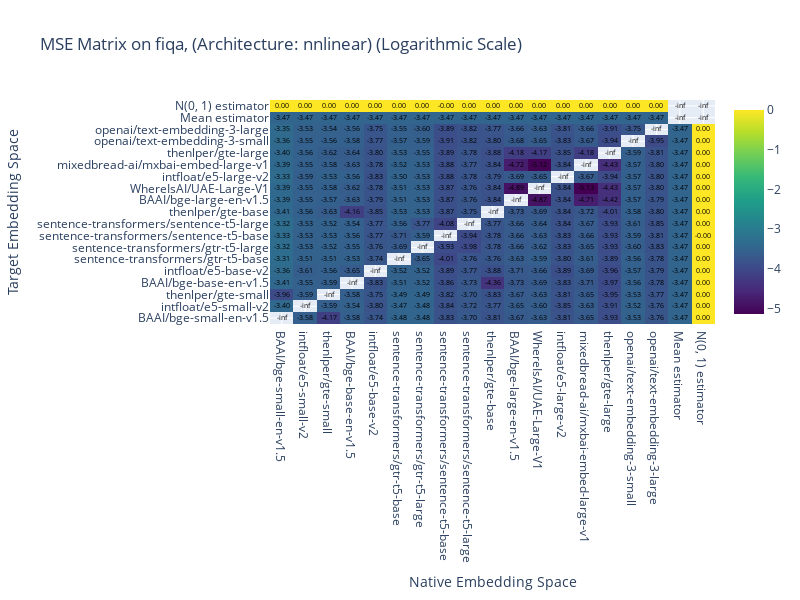

Notebook source saved alongside this figure:
### Code cell
import einops
dataset_name = "fiqa"
table = nnlinear_dataset2table_validation_mse[dataset_name]
assert isinstance(table, torch.Tensor)
assert table.shape == (len(MODEL_NAMES), len(MODEL_NAMES))

def get_table_with_controls(
        table: torch.Tensor, 
        dataset_name: str, 
        all_variances_train: Dict[Tuple[str, str], float], 
        all_variances_validation: Dict[Tuple[str, str], float], 
        all_mse_wrt_gaussian01_train: Dict[Tuple[str, str], float], 
        all_mse_wrt_gaussian01_validation: Dict[Tuple[str, str], float],
        desired_model_order_names: List[str],
        permutation: torch.Tensor,
        diagonal_value: float = 0.0,
    ) -> Tuple[torch.Tensor, List[str], torch.Tensor]:
    """
    Create controls:
    - Mean estimator
    - N(0, 1)

    NOTE: does not actually use permutation lmao (just for sanity check)
    """
    assert table.shape == (len(desired_model_order_names), len(desired_model_order_names)), f"table.shape: {table.shape}, desired_model_order_names: {desired_model_order_names}"
    assert len(desired_model_order_names) == len(permutation), f"len(desired_model_order_names): {len(desired_model_order_names)}, permutation: {permutation}"
    variances_train_pt = torch.Tensor([all_variances_train[(dataset_name, model_name)] for model_name in desired_model_order_names])
    variances_validation_pt = torch.Tensor([all_variances_validation[(dataset_name, model_name)] for model_name in desired_model_order_names])
    mse_wrt_gaussian01_train_pt = torch.Tensor([all_mse_wrt_gaussian01_train[(dataset_name, model_name)] for model_name in desired_model_order_names])
    mse_wrt_gaussian01_validation_pt = torch.Tensor([all_mse_wrt_gaussian01_validation[(dataset_name, model_name)] for model_name in desired_model_order_names])

    variances_pt = (variances_train_pt + variances_validation_pt) / 2
    mse_wrt_gaussian01_pt = (mse_wrt_gaussian01_train_pt + mse_wrt_gaussian01_validation_pt) / 2
    assert len(variances_pt) == len(desired_model_order_names), f"len(variances_pt): {len(variances_pt)}, desired_model_order_names: {desired_model_order_names}"
    assert len(mse_wrt_gaussian01_pt) == len(desired_model_order_names), f"len(mse_wrt_gaussian01_pt): {len(mse_wrt_gaussian01_pt)}, desired_model_order_names: {desired_model_order_names}"

    # add as a new row
    concat_tensor = torch.cat([variances_pt.unsqueeze(0), mse_wrt_gaussian01_pt.unsqueeze(0)], dim=0)
    assert concat_tensor.shape == (2, len(desired_model_order_names))
    table = torch.cat([table, concat_tensor], dim=0)
    assert table.shape == (len(desired_model_order_names) + 2, len(desired_model_order_names)), f"table.shape: {table.shape}, desired_model_order_names: {desired_model_order_names}"
    # add as a new column
    # 1. add a 2x2 to the concat tensor that has an expected diagonal everywhere and should be ignored
    _2x2 = torch.ones(2, 2) * diagonal_value
    concat_tensor = torch.cat([concat_tensor, _2x2], dim=1)
    concat_tensor = einops.rearrange(concat_tensor, "d1 d2 -> d2 d1")
    assert concat_tensor.shape == (len(desired_model_order_names) + 2, 2), f"concat_tensor.shape: {concat_tensor.shape}, desired_model_order_names: {desired_model_order_names}"
    table = torch.cat([table, concat_tensor], dim=1)
    assert table.shape == (len(desired_model_order_names) + 2, len(desired_model_order_names) + 2), f"table.shape: {table.shape}, desired_model_order_names: {desired_model_order_names}"
    new_names = desired_model_order_names + ["Mean estimator", "N(0, 1) estimator"]
    new_permutation = torch.tensor(sort_permutation.tolist() + [len(sort_permutation), len(sort_permutation) + 1])
    return table, new_names, new_permutation

table_w_controls, new_names, new_permutation = get_table_with_controls(
    table,
    dataset_name,
    all_variances_train,
    all_variances_validation,
    all_mse_wrt_gaussian01_train,
    all_mse_wrt_gaussian01_validation,
    DESIRED_MODEL_ORDER_NAMES,
    sort_permutation,
    diagonal_value=0.0,
)

# visualize_plt_heatmap("arguana", table, table, use_log_plot=False, show_plot=True, add_text_annotations=False)
# visualize_plt_heatmap("arguana", table_w_controls, table_w_controls, use_log_plot=False, show_plot=True, add_text_annotations=False)
assert new_names[-2] not in nnlinear_model2idx # two new ones
assert new_names[-1] not in nnlinear_model2idx # ...
assert len(new_names) == len(nnlinear_model2idx) + 2, f"len(new_names): {len(new_names)}, len(nnlinear_model2idx): {len(nnlinear_model2idx)}" # ...
nnlinear_idx2model_w_controls = nnlinear_idx2model.copy()
nnlinear_idx2model_w_controls[len(nnlinear_idx2model_w_controls)] = new_names[-2]
nnlinear_idx2model_w_controls[len(nnlinear_idx2model_w_controls)] = new_names[-1]
assert len(nnlinear_idx2model_w_controls) == len(new_names), f"len(nnlinear_idx2model_w_controls): {len(nnlinear_idx2model_w_controls)}, len(new_names): {len(new_names)}"
print("DEBUG:", len(nnlinear_idx2model_w_controls), len(new_names))
sort_permutation_w_controls = torch.tensor(sort_permutation.tolist() + [len(sort_permutation), len(sort_permutation) + 1])
assert torch.allclose(sort_permutation_w_controls, new_permutation), f"sort_permutation_w_controls: {sort_permutation_w_controls}, new_permutation: {new_permutation}"
assert len(sort_permutation_w_controls) == len(nnlinear_idx2model_w_controls), f"len(sort_permutation_w_controls): {len(sort_permutation_w_controls)}, len(nnlinear_idx2model_w_controls): {len(nnlinear_idx2model_w_controls)}"
assert table_w_controls.shape == (len(nnlinear_idx2model_w_controls), len(nnlinear_idx2model_w_controls)), f"table_w_controls.shape: {table_w_controls.shape}, len(nnlinear_idx2model_w_controls): {len(nnlinear_idx2model_w_controls)}"
assert set(nnlinear_idx2model_w_controls.values()) == set(new_names), f"set(nnlinear_idx2model_w_controls.keys()): {set(nnlinear_idx2model_w_controls.keys())}, set(new_names): {set(new_names)}"
fig = gatlen_default_heatmap_plot(
    nnlinear_idx2model_w_controls,
    dataset_name,
    "nnlinear",
    table_w_controls,
    sort_permutation=sort_permutation_w_controls,
    do_log=True,
)
# save_figure(fig, "arguana_nnlinear_mse_validation")
fig.show()

def get_values_by_row_or_column(table: torch.Tensor, idx2model: dict[int, str], do_rows: bool, clip_last: int = 2) -> List[Tuple[str, float]]:
    """ Return a list of (name, MSE/MAE value) for each row or for each column by getting the mean of the values in the table."""
    table = table.clone()
    if clip_last is not None:
        table = table[:, :-clip_last] if do_rows else table[:-clip_last]
    if do_rows:
        return sorted([(idx2model[i], table[i].mean().item()) for i in range(table.shape[0])], key=lambda x: x[1])
    else:
        return sorted([(idx2model[i], table[:, i].mean().item()) for i in range(table.shape[1])], key=lambda x: x[1])

# print(table_w_controls) # [DEBUG]
by_rows = get_values_by_row_or_column(table_w_controls, nnlinear_idx2model_w_controls, do_rows=True)
by_columns = get_values_by_row_or_column(table_w_controls, nnlinear_idx2model_w_controls, do_rows=False)
print("\nRanking by rows (how well a model performs on average):")
x =tabulate(
    [(name, f"{value:.6f}") for name, value in by_rows],
    headers=["Model", "Average MSE/MAE (rows)"],
    tablefmt="pipe"
)
y = tabulate(
    [(name, f"{value:.6f}") for name, value in by_columns],
    headers=["Model", "Average MSE/MAE (columns)"], 
    tablefmt="pipe"
)
assert len(x.split("\n")) == len(y.split("\n"))
z = "\n".join(xx + "    " + yy for xx, yy in zip(x.split("\n"), y.split("\n")))
print(z)

### Figure 1 — Plotly figure (JSON) as saved in the notebook; plotly's stock layout.template omitted (floating-point values rounded to 4 significant figures; data arrays with more than 128 entries replaced by an {"elided": "..."} marker saying what was removed)
{"data": [{"colorscale": [[0, "#440154"], [0.1111, "#482878"], [0.2222, "#3e4989"], [0.3333, "#31688e"], [0.4444, "#26828e"], [0.5556, "#1f9e89"], [0.6667, "#35b779"], [0.7778, "#6ece58"], [0.8889, "#b5de2b"], [1, "#fde725"]], "reversescale": false, "showscale": true, "text": {"elided": "19x19 str values"}, "textfont": {"color": "black"}, "texttemplate": "%{text}", "type": "heatmap", "x": ["BAAI/bge-small-en-v1.5", "intfloat/e5-small-v2", "thenlper/gte-small", "BAAI/bge-base-en-v1.5", "intfloat/e5-base-v2", "sentence-transformers/gtr-t5-base", "sentence-transformers/gtr-t5-large", "sentence-transformers/sentence-t5-base", "sentence-transformers/sentence-t5-large", "thenlper/gte-base", "BAAI/bge-large-en-v1.5", "WhereIsAI/UAE-Large-V1", "intfloat/e5-large-v2", "mixedbread-ai/mxbai-embed-large-v1", "thenlper/gte-large", "openai/text-embedding-3-small", "openai/text-embedding-3-large", "Mean estimator", "N(0, 1) estimator"], "y": ["BAAI/bge-small-en-v1.5", "intfloat/e5-small-v2", "thenlper/gte-small", "BAAI/bge-base-en-v1.5", "intfloat/e5-base-v2", "sentence-transformers/gtr-t5-base", "sentence-transformers/gtr-t5-large", "sentence-transformers/sentence-t5-base", "sentence-transformers/sentence-t5-large", "thenlper/gte-base", "BAAI/bge-large-en-v1.5", "WhereIsAI/UAE-Large-V1", "intfloat/e5-large-v2", "mixedbread-ai/mxbai-embed-large-v1", "thenlper/gte-large", "openai/text-embedding-3-small", "openai/text-embedding-3-large", "Mean estimator", "N(0, 1) estimator"], "z": {"elided": "19x19 float values"}}], "layout": {"height": 600, "title": {"text": "MSE Matrix on fiqa, (Architecture: nnlinear) (Logarithmic Scale)"}, "width": 800, "xaxis": {"nticks": 19, "title": {"text": "Native Embedding Space"}}, "yaxis": {"nticks": 19, "title": {"text": "Target Embedding Space"}}}}
